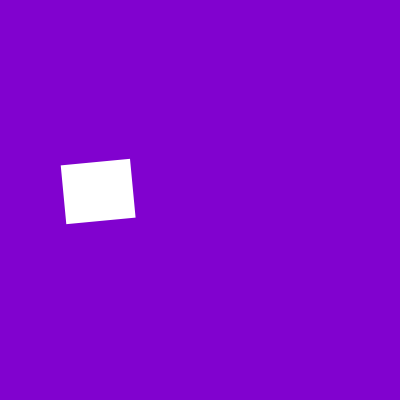
Frame 1 (no input)
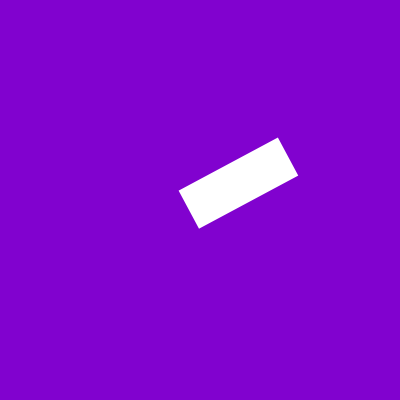
Frame 60 (the mouse pressed at the canvas centre just before this capture)
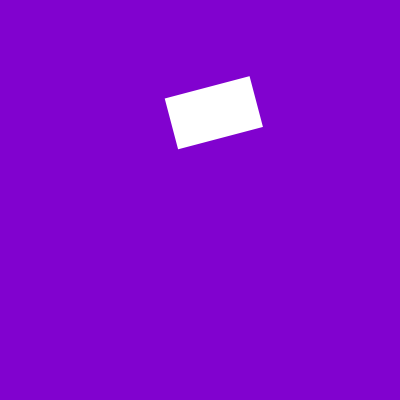
Frame 120 (the mouse held since frame 60 and released just before this capture)

The Processing sketch that drew these frames (run headless with seeded random() and noise(); from frame 60 on, the mouse is pressed at the canvas centre):

// Processing sketch: sketch_37
// ── sketch_37.pde

// fun programming #37
// make a rectangle dance using noise

float my_num = 10;

void setup() {
  size (400,400);
  background(#8102cf);
  fill(255);
  noStroke();
  smooth();
  rectMode(CENTER);
}

void draw() {
  background(#8102cf);
  translate(width * noise(my_num + 80), height * noise(my_num + 100));
  rotate(5 * noise(my_num));
  rect(0,0,200 * noise(my_num),200 * noise(my_num + 20));
  
  my_num = my_num + 0.02;

}
